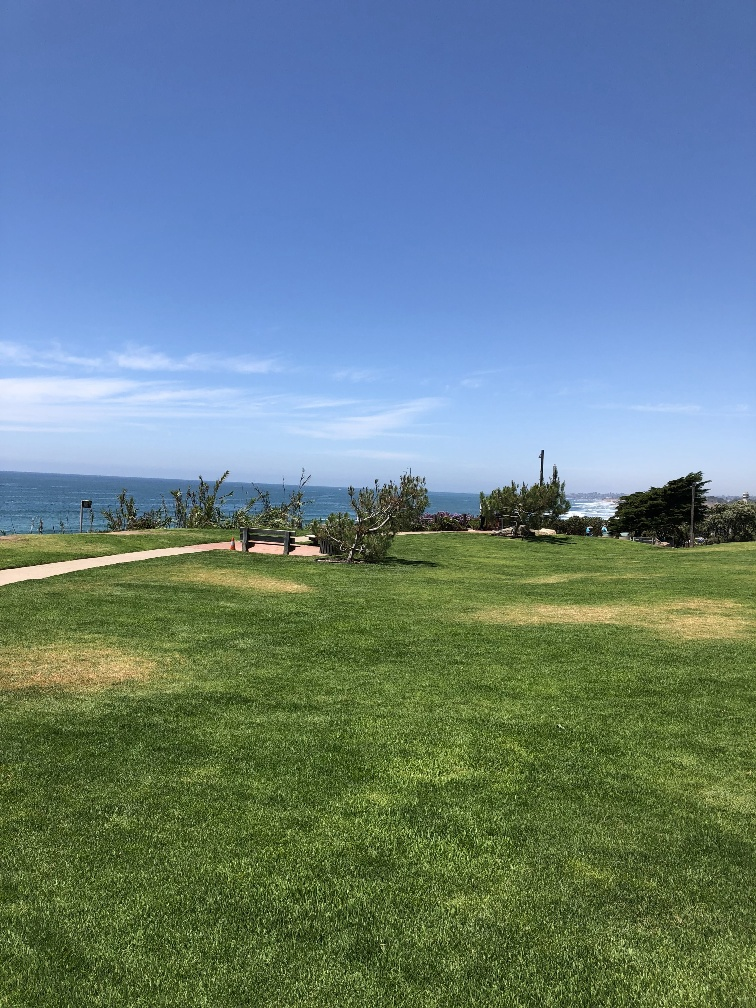
#> input picture week7-python/data/images/scene/scene1.jpg, 756 x 1008 px, found by its file name
$ jupyter execute --allow-errors Application_Panorama.ipynb   (shell and % lines are left out)
#> lines starting #> are read from the running program, lines starting #| are printed output that depends on the picture
# <font style="color:rgb(50,120,229)"> Panorama</font>

Have you ever wondered what goes on under the hood when you take a picture in panorama mode? Multiple computer vision techniques are involved in creating a simple panorama. While a lot more goes into creating a good panorama, the basic principle is to align the concerned images using a **homography** and '**stitch**'ing them intelligently so that you do not see the seams.

# <font style = "color:rgb(50,120,229)">Creating Simple Panoramas</font>

We will learn how to create simple panoramas using the techniques we have learned so far. You should be warned that Panorama images can be disturbing if gone wrong! Have a look at these [**Panorama fails**](https://mashable.com/2013/05/19/panoramic-photo-fails/#eAuBAPpXBiqa) and enjoy!

# <font style = "color:rgb(50,120,229)">Overview</font>

The technique we will use is often called “feature based” image alignment because in this technique a sparse set of features are detected in one image and matched with the features in the other image. A transformation ( Homography ) is then calculated based on these matched features that warps one image on to the other. We have already seen in the previous chapter how we can use Homography between two images to align one image w.r.t another.

Once, the second image is aligned with respect to the first image, we can simply stitch the first image with the aligned second image to get a Panorama.

We will use these two images to create a panorama

| <center> <a href="https://i.imgur.com/hb30eU3.jpg"></a></center> | <center> <a href="https://i.imgur.com/dj3hSao.jpg"></a></center> |
| -------- | -------- |
| <center>Image 1</center>     | <center>Image 2</center>     |

# <font style = "color:rgb(50,120,229)">Creating Panorama in OpenCV </font>
Creating a panorama for 2 images consists of the following steps :
1. Find Keypoints and Descriptors for both images.
1. Find Corresponding points by matching their Descriptors.
1. Align second image with respect to first image using Homography.
1. Warp the second image using Perspective Transformation.
1. Combine the first image with the warped image to get the Panorama.

We have given code snippets for understanding the theory better. It is advised to download the code and run it instead of copying from below.

## <font style = "color:rgb(50,120,229)">Step 1 : Find Keypoints and Descriptors ?</font>
In many Computer Vision applications, we often need to identify interesting stable points in an image. These points are called keypoints or feature points. In the previous chapter, we had manually marked four points at the corner of the book for perspective correction. But in the case of Panoramas, we will need to find many points and that should be done automatically using some algorithm. There are several keypoint detectors implemented in OpenCV ( e.g. SIFT, SURF, and ORB).

We will use the ORB feature detector because it was co-invented by my former labmate Vincent Rabaud. Just kidding! We will use ORB because SIFT and SURF are patented and if you want to use it in a real-world application, you need to pay a licensing fee. ORB is fast, accurate and license-free!

ORB stands for Oriented FAST and Rotated BRIEF. Let’s see what FAST and BRIEF mean.

A feature point detector has two parts

1. **Locator**: This identifies points on the image that are stable under image transformations like translation (shift), scale (increase / decrease in size), and rotation. The locator finds the $(x, y)$ coordinates of such points. The locator used by the ORB detector is called [FAST](https://docs.opencv.org/3.0-beta/doc/py_tutorials/py_feature2d/py_fast/py_fast.html).
2. **Descriptor**: The locator in the above step only tells us the location of interesting points. The second part of the feature detector is the descriptor which encodes the appearance of the point so that we can distinguish one feature point from the other. The descriptor evaluated at a feature point is simply an array of numbers. Ideally, the same physical point in two images should have the same descriptor. ORB uses a modified version of the feature descriptor called [BRISK](https://www.robots.ox.ac.uk/~vgg/rg/papers/brisk.pdf).

### <font style="color:rgb(8,133,37)">Code</font>

We first convert the BGR images to Gray and then use the OpenCV functions of ORB to compute the keypoints and Descriptors.

[cell 1]
import cv2
import numpy as np
import matplotlib.pyplot as plt
from dataPath import DATA_PATH

[cell 2]
import matplotlib
matplotlib.rcParams['figure.figsize'] = (10.0, 10.0)
matplotlib.rcParams['image.cmap'] = 'gray'

[cell 3]
MAX_FEATURES = 500
GOOD_MATCH_PERCENT = 0.15

[cell 4]
# Read reference image
imageFile1 = DATA_PATH + "images/scene/scene1.jpg"
print("Reading First image : ", imageFile1)
im1 = cv2.imread(imageFile1, cv2.IMREAD_COLOR)
#> im1 is the input picture: shape (1008, 756, 3); mean B, G, R 131.1, 128.6, 103.6

[cell 5]
# Read image to be aligned
imageFile2 = DATA_PATH + "images/scene/scene3.jpg"
print("Reading Second Image : ", imageFile2);
im2 = cv2.imread(imageFile2, cv2.IMREAD_COLOR)
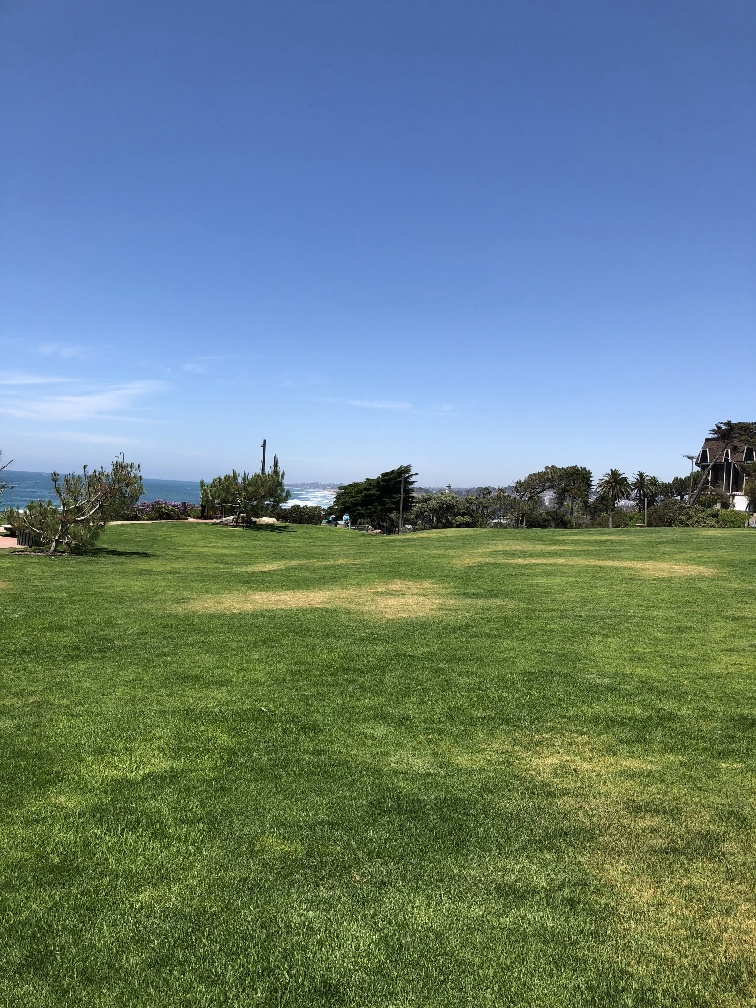
#> input picture week7-python/data/images/scene/scene3.jpg, 756 x 1008 px, found by its file name
#> im2 is the input picture: shape (1008, 756, 3); mean B, G, R 128.7, 128.9, 104.7

[cell 6]
# Convert images to grayscale
im1Gray = cv2.cvtColor(im1, cv2.COLOR_BGR2GRAY)
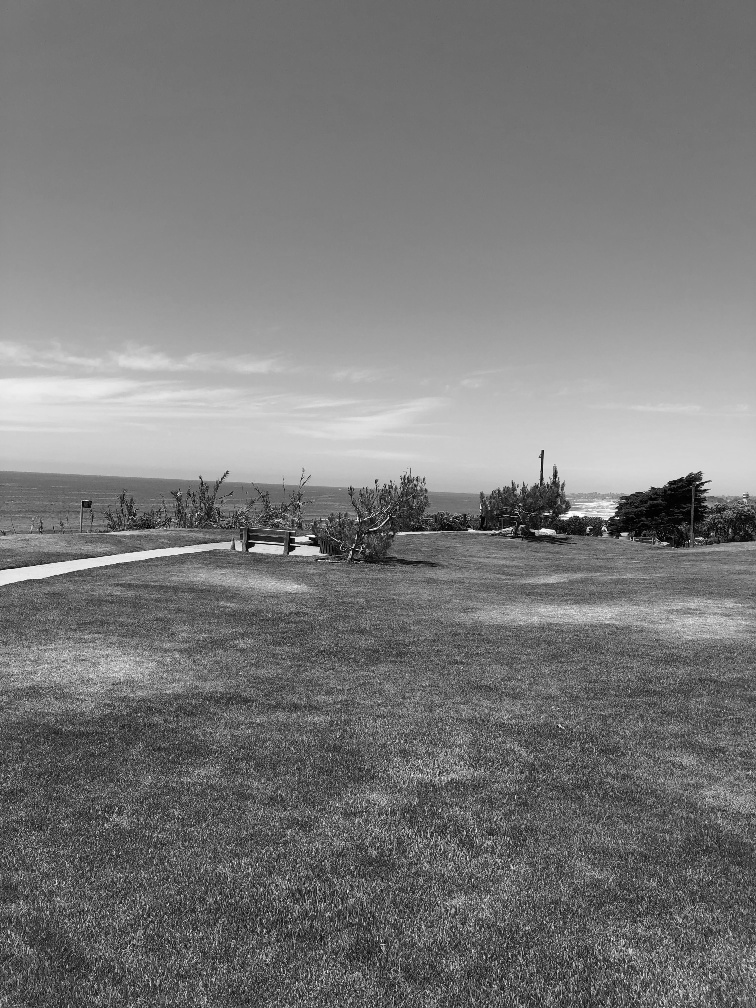
#> im1Gray: shape (1008, 756); min 0, max 254, mean 121.4
im2Gray = cv2.cvtColor(im2, cv2.COLOR_BGR2GRAY)
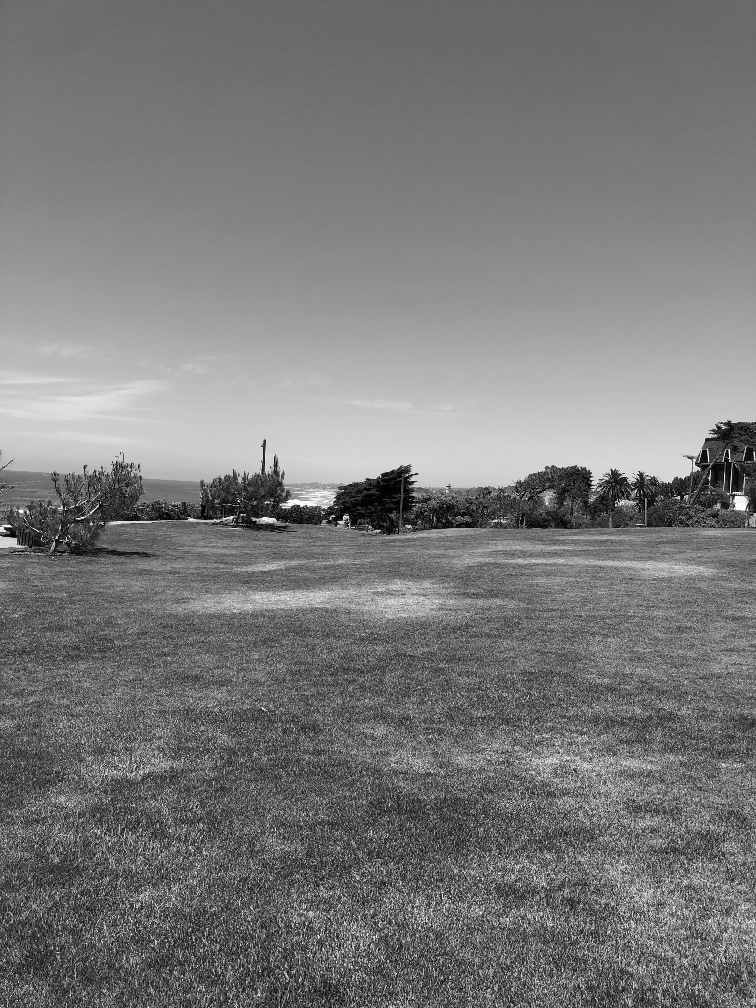
#> im2Gray: shape (1008, 756); min 0, max 254, mean 121.6

# Detect ORB features and compute descriptors.
orb = cv2.ORB_create(MAX_FEATURES)
keypoints1, descriptors1 = orb.detectAndCompute(im1Gray, None)
#> keypoints1 = 500 keypoints; strongest (x, y, size): (311, 538, 31), (295, 540, 31), (250, 549, 31), (292, 537, 31)
keypoints2, descriptors2 = orb.detectAndCompute(im2Gray, None)
#> keypoints2 = 500 keypoints; strongest (x, y, size): (346, 516, 31), (696, 465, 31), (339, 521, 31), (343, 517, 31)

[cell 7]
im1Keypoints = np.array([])
im1Keypoints = cv2.drawKeypoints(im1, keypoints1, im1Keypoints, color=(0,0,255),flags=0)
print("Saving Image with Keypoints")
cv2.imwrite("keypoints.jpg", im1Keypoints)
#> Out = True

[cell 8]
plt.imshow(im1Keypoints[:,:,::-1])
plt.title("Keypoints obtained from the ORB detector")
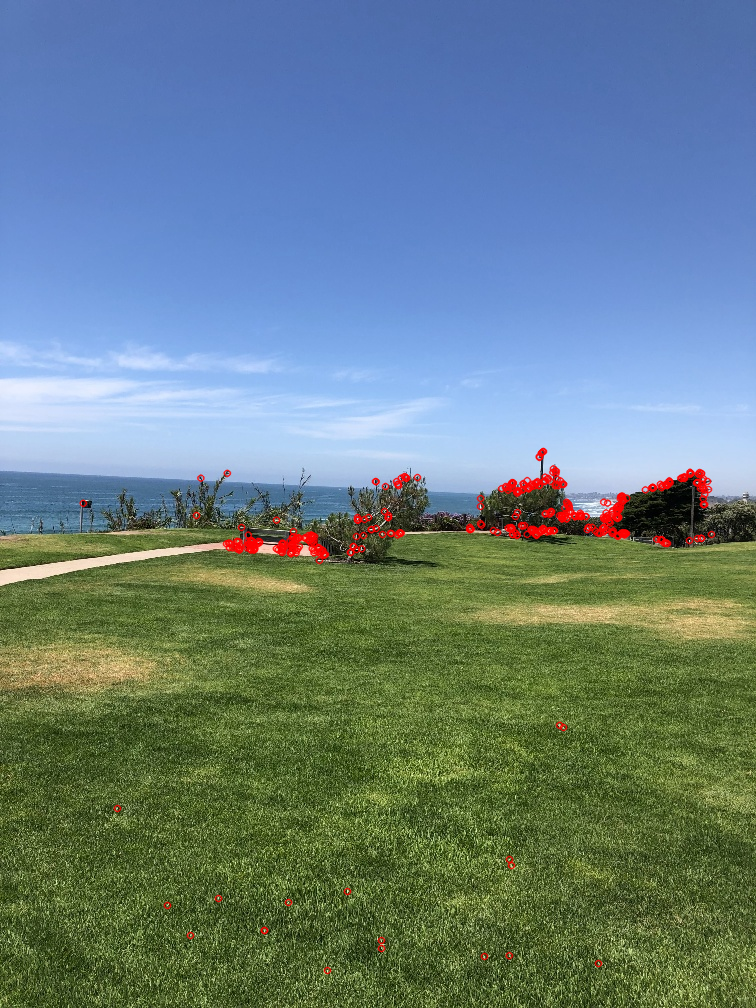
#> shown: shape (1008, 756, 3); mean R, G, B 104.8, 127.8, 130.2

## <font style = "color:rgb(50,120,229)">Step 2 : Find matching corresponding points</font>
The homography that relates the two images can be calculated only if we know corresponding features in the two images. So a matching algorithm is used to find which features in one image match features in the other image. For this purpose, the descriptor of every feature in one image is compared to the descriptor of every feature in the second image to find good matches. We use hamming distance as a measure of similarity.

It should be noted that we have many incorrect matches and thefore we will need to use a robust method to calculate homography.

### <font style="color:rgb(8,133,37)">Code</font>
For matching the descriptors we will use the `DescriptorMatcher` present in OpenCV to find the matching scores between descriptors in image1 and image2.

The naming used in OpenCV for Descriptor Matcher is a bit unconventional. The Descriptor Matcher object ( matcher in our case ) takes in two arrays of descriptors. The first argument is named *queryDescriptor* and second is named *trainDescriptor*.

After getting the matches, we sort the scores in descending order and only take top 15% of the matches as corresponding points for the next step.

[cell 9]
# Match features.
matcher = cv2.DescriptorMatcher_create(
                cv2.DESCRIPTOR_MATCHER_BRUTEFORCE_HAMMING)
matches = matcher.match(descriptors1, descriptors2, None)
#> matches = 500 matches

# Sort matches by score
#> (the rest of this cell did not finish here and is left out)

[cell 10]
plt.figure(figsize=[15,10])
#> (the rest of this cell did not finish here and is left out)

## <font style = "color:rgb(50,120,229)">Step 3 : Image Alignment using Homography</font>

A homography can be computed when we have 4 or more corresponding points in two images. Automatic feature matching explained in the previous step does not always produce 100% accurate matches. It is not uncommon for 20-30% of the matches to be incorrect. Fortunately, the `findHomography` method utilizes a robust estimation technique called Random Sample Consensus ([RANSAC](https://en.wikipedia.org/wiki/Random_sample_consensus)) which produces the right result even in the presence of large number of bad matches.

### <font style="color:rgb(8,133,37)">Code</font>

After matching is done, the output ( matches ) has the following attributes :

* **`matches.distance`** - Distance between descriptors. Should be lower for better match.
* **`matches.trainIdx`** - Index of the descriptor in train descriptors
* **`matches.queryIdx`** - Index of the descriptor in query descriptors
* **`matches.imgIdx`** - Index of the train image.

To simplify things, the `queryIdx` corresponds to points in image1 and `trainIdx` corresponds to points in image2. We will create two lists - `points1` and `points2` from the matching points which will serve as the final set of correspoding points to be used in the `findHomography` function.

[cell 11]
points1 = np.zeros((len(matches), 2), dtype=np.float32)
#> points1 = 500 pairs, first value 0 to 0, second value 0 to 0
points2 = np.zeros((len(matches), 2), dtype=np.float32)
#> points2 = 500 pairs, first value 0 to 0, second value 0 to 0

for i, match in enumerate(matches):
    points1[i, :] = keypoints1[match.queryIdx].pt
    points2[i, :] = keypoints2[match.trainIdx].pt
#> after the loop, points1 = 500 pairs, first value 82.8 to 711, second value 451 to 970; points2 = 500 pairs, first value 56.4 to 723, second value 428 to 946

# Find homography
h, mask = cv2.findHomography(points2, points1, cv2.RANSAC)
#> h = [[0.6, -0.0116, 311.5], [-0.244, 0.851, 76.01], [-0.000471, -4.12e-05, 1]]; mask = 500 values, max 1 at index 0, min 0 at index 3, mean 0.392
print("Homograhy matrix \n{}".format(h))
#| Homograhy matrix
#| [[ 6.00200246e-01 -1.16417677e-02  3.11490238e+02]
#|  [-2.43948205e-01  8.50578912e-01  7.60148824e+01]
#|  [-4.71484711e-04 -4.11566029e-05  1.00000000e+00]]

## <font style = "color:rgb(50,120,229)">Step 4 : Warp Image</font>
Once an accurate homography has been calculated, the transformation can be applied to all pixels in one image to map it to the other image. This is done using the `warpPerspective` function in OpenCV

### <font style="color:rgb(8,133,37)">Code</font>
While using the warp function, we should specify a different size of the output image(not the default size). Since we are stitching the images horizontally, we should specify the width of the output image to be sum of both images. We can keep the height to be same as any one of them.

[cell 12]
# Use homography
im1Height, im1Width, channels = im1.shape
#> im1Height = 1008; im1Width = 756; channels = 3
im2Height, im2Width, channels = im2.shape
#> im2Height = 1008; im2Width = 756

im2Aligned = cv2.warpPerspective(im2, h,
                            (im2Width + im1Width, im2Height))
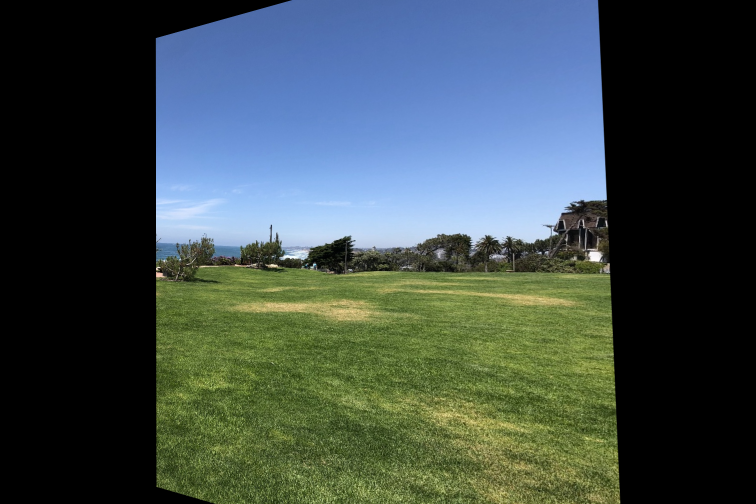
#> im2Aligned: shape (1008, 1512, 3) (shown at 1/2 size); mean B, G, R 77, 77.7, 63.6

[cell 13]
plt.figure(figsize=[15,10])
plt.imshow(im2Aligned[:,:,::-1])
plt.title("Second image aligned to first image obtained using homography and warping")

## <font style = "color:rgb(50,120,229)">Step 5 : Stitch Images</font>
Finally we can simply concatenate the first image with the aligned second image and get the stitched image.

### <font style="color:rgb(8,133,37)">Code</font>
Since the second image is aligned with the first image, we can superimpose the first image on the output canvas to get the stitched image.

[cell 14]
# Stitch Image 1 with aligned image 2
stitchedImage = np.copy(im2Aligned)
stitchedImage[0:im1Height,0:im1Width] = im1
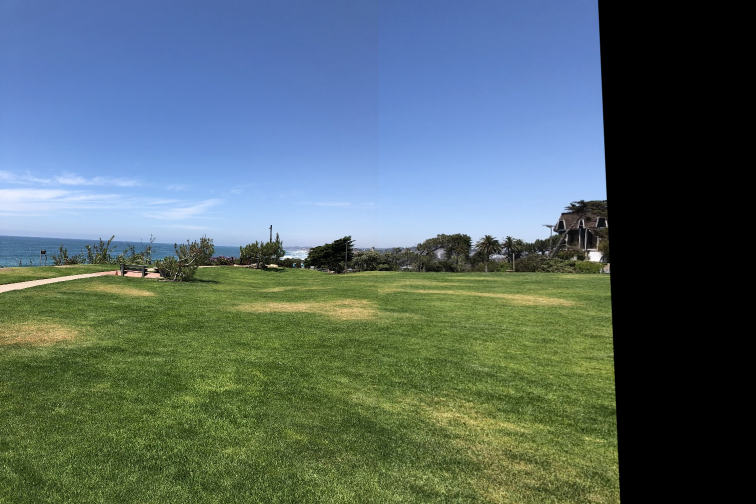
#> stitchedImage: shape (1008, 1512, 3) (shown at 1/2 size); mean B, G, R 105.6, 105.3, 86

[cell 15]
plt.figure(figsize=[15,10])
plt.imshow(stitchedImage[:,:,::-1])
plt.title("Final Stitched Image")
